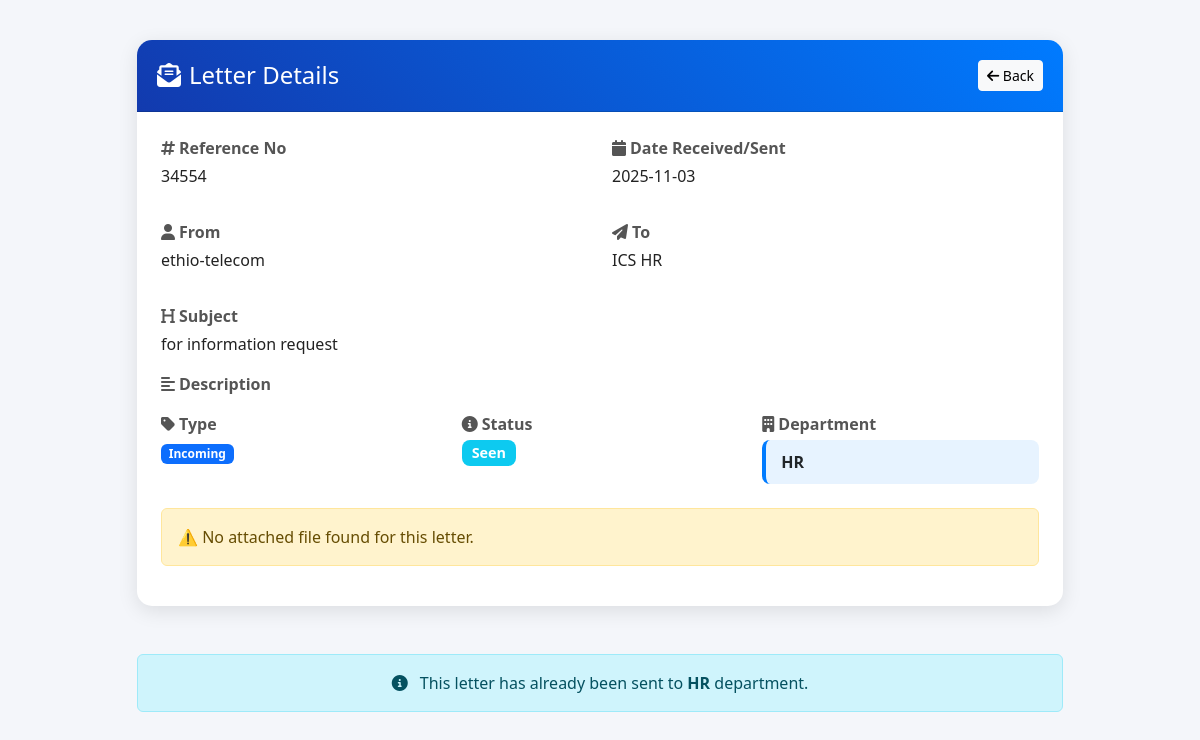
/detail_letter.php?id=9, run on the app's committed database.
### tables this page shows
CREATE TABLE `letters` (
  `id` int(11) NOT NULL,
  `type` enum('incoming','outgoing') NOT NULL,
  `ref_no` varchar(50) DEFAULT NULL,
  `subject` varchar(255) NOT NULL,
  `sender` varchar(255) NOT NULL,
  `receiver` varchar(255) NOT NULL,
  `date_received_sent` date NOT NULL,
  `description` text DEFAULT NULL,
  `file_path` varchar(255) DEFAULT NULL,
  `status` enum('pending','new','seen') DEFAULT 'pending',
  `created_by` int(11) DEFAULT NULL,
  `created_at` timestamp NOT NULL DEFAULT current_timestamp(),
  `department` varchar(100) NOT NULL
);

### detail_letter.php (the view, shortened to what this page needs)
<?php
include("db.php");
$id = intval($_GET['id']);
$stmt = $conn->prepare("SELECT * FROM letters WHERE id = ?");
$stmt->execute([$id]);
$letter = $stmt->fetch(PDO::FETCH_ASSOC);
?>
<!DOCTYPE html>
<html lang="en">
<head>
<link href="https://cdn.jsdelivr.net/npm/bootstrap@5.3.3/dist/css/bootstrap.min.css" rel="stylesheet">
<link href="https://cdnjs.cloudflare.com/ajax/libs/font-awesome/6.5.0/css/all.min.css" rel="stylesheet">
</head>
<body>
<div class="container">
  <div class="card mb-5">
    <div class="card-header d-flex justify-content-between align-items-center">
      <h4 class="m-0"><i class="fa fa-envelope-open-text me-2"></i>Letter Details</h4>
      <a href="javascript:history.back()" class="btn btn-light btn-sm"><i class="fa fa-arrow-left"></i> Back</a>
    </div>
    <div class="card-body p-4">
      <div class="row mb-3">
        <div class="col-md-6">
          <p class="label mb-1"><i class="fa fa-hashtag me-1"></i>Reference No</p>
          <p class="value"><?= htmlspecialchars($letter['ref_no']) ?></p>
        </div>
        <div class="col-md-6">
          <p class="label mb-1"><i class="fa fa-calendar me-1"></i>Date Received/Sent</p>
          <p class="value"><?= htmlspecialchars($letter['date_received_sent']) ?></p>
        </div>
      </div>
      <div class="row mb-3">
        <div class="col-md-6">
          <p class="label mb-1"><i class="fa fa-user me-1"></i>From</p>
          <p class="value"><?= htmlspecialchars($letter['sender']) ?></p>
        </div>
        <div class="col-md-6">
          <p class="label mb-1"><i class="fa fa-paper-plane me-1"></i>To</p>
          <p class="value"><?= htmlspecialchars($letter['receiver']) ?></p>
        </div>
      </div>
      <div class="mb-3">
        <p class="label mb-1"><i class="fa fa-heading me-1"></i>Subject</p>
        <p class="value"><?= htmlspecialchars($letter['subject']) ?></p>
      </div>
      <div class="mb-3">
        <p class="label mb-1"><i class="fa fa-align-left me-1"></i>Description</p>
      </div>
      <div class="row mb-4">
        <div class="col-md-4">
          <p class="label mb-1"><i class="fa fa-tag me-1"></i>Type</p>
          <span class="badge bg-primary"><?= ucfirst(htmlspecialchars($letter['type'])) ?></span>
        </div>
        <div class="col-md-4">
          <p class="label mb-1"><i class="fa fa-info-circle me-1"></i>Status</p>
          <?php
            $status = strtolower($letter['status']);
            $color = match($status) {
              'new' => 'success',
              'read' => 'secondary',
              'pending' => 'warning',
              'sent' => 'info',
              'archived' => 'dark',
              default => 'info'
            };
          ?>
          <span class="badge bg-<?= $color ?> badge-status"><?= ucfirst($status) ?></span>
        </div>
        <?php if (!empty($letter['department'])): ?>
        <div class="col-md-4">
          <p class="label mb-1"><i class="fa fa-building me-1"></i>Department</p>
          <div class="current-department">
            <strong><?= htmlspecialchars($letter['department']) ?></strong>
          </div>
        </div>
        <?php endif; ?>
      </div>
      <?php if (!empty($letter['file_path']) && file_exists($letter['file_path'])): ?>
        <div class="preview-box mb-3">
          <h6><i class="fa fa-file-pdf text-danger me-2"></i>Attached Document:</h6>
          <embed src="<?= htmlspecialchars($letter['file_path']) ?>" type="application/pdf" width="100%" height="400px" />
          <div class="mt-3 text-center">
            <a href="<?= htmlspecialchars($letter['file_path']) ?>" download class="btn btn-outline-primary btn-custom">
              <i class="fa fa-download"></i> Download PDF
            </a>
          </div>
        </div>
      <?php else: ?>
        <div class="alert alert-warning">⚠️ No attached file found for this letter.</div>
      <?php endif; ?>
    </div>
  </div>
  <?php if ($letter['status'] == 'pending'): ?>
  <div class="form-section">
    <form method="post" action="">
      <div class="text-center mb-4">
        <h5 class="form-label-custom">
          <i class="fa fa-paper-plane me-2 text-primary"></i>Forward Letter to Department
        </h5>
        <p class="text-muted">Select a department to send this letter for further processing</p>
      </div>
      <div class="row justify-content-center">
        <div class="col-md-8">
          <div class="mb-4">
            <label class="form-label fw-semibold text-secondary">
              <i class="fa fa-building me-2"></i>Select Department
            </label>
            <select name="department" class="form-select department-select" required>
              <option value="">-- Choose Department --</option>
              <?php
                $deptQuery = $conn->query("SELECT name FROM departments ORDER BY name ASC");
                while ($dept = $deptQuery->fetch(PDO::FETCH_ASSOC)) {
                    $selected = ($dept['name'] === $letter['department']) ? 'selected' : '';
                    echo "<option value='".htmlspecialchars($dept['name'])."' $selected>".htmlspecialchars($dept['name'])."</option>";
                }
              ?>
            </select>
          </div>
          <input type="hidden" name="letter_id" value="<?= htmlspecialchars($letter['id']) ?>">
          <div class="text-center">
            <button type="submit" class="btn btn-send-letter">
              <i class="fa fa-paper-plane me-2"></i>Send Letter to Department
            </button>
          </div>
        </div>
      </div>
    </form>
  </div>
  <?php else: ?>
    <div class="alert alert-info text-center">
      <i class="fa fa-info-circle me-2"></i>
      This letter has already been sent to <strong><?= htmlspecialchars($letter['department']) ?></strong> department.
    </div>
  <?php endif; ?>
</div>
</body>
</html>

### detail_letter.php (style rules this page uses)
body { background-color: #f4f6fa; font-family: 'Segoe UI'; min-height: 100vh; }
.container { margin-top: 40px; max-width: 950px; padding-bottom: 80px; }
.card { border-radius: 15px; box-shadow: 0 5px 20px rgba(0,0,0,0.1); border: none; overflow: hidden; }
.card-header { background: linear-gradient(45deg, #123AAE, #007bff); color: white; border-top-left-radius: 15px; border-top-right-radius: 15px; padding: 20px; }
.label { font-weight: 600; color: #555; }
.value { color: #222; }
.badge-status { font-size: 0.9rem; padding: 6px 10px; border-radius: 8px; }
.current-department { background: #e7f3ff; padding: 10px 15px; border-radius: 8px; border-left: 4px solid #007bff; }

### data on the page
letters: ref_no "34554", date_received_sent "2025-11-03", sender "ethio-telecom", receiver "ICS HR", subject "for information request", type "Incoming", status "Seen", department "HR"
